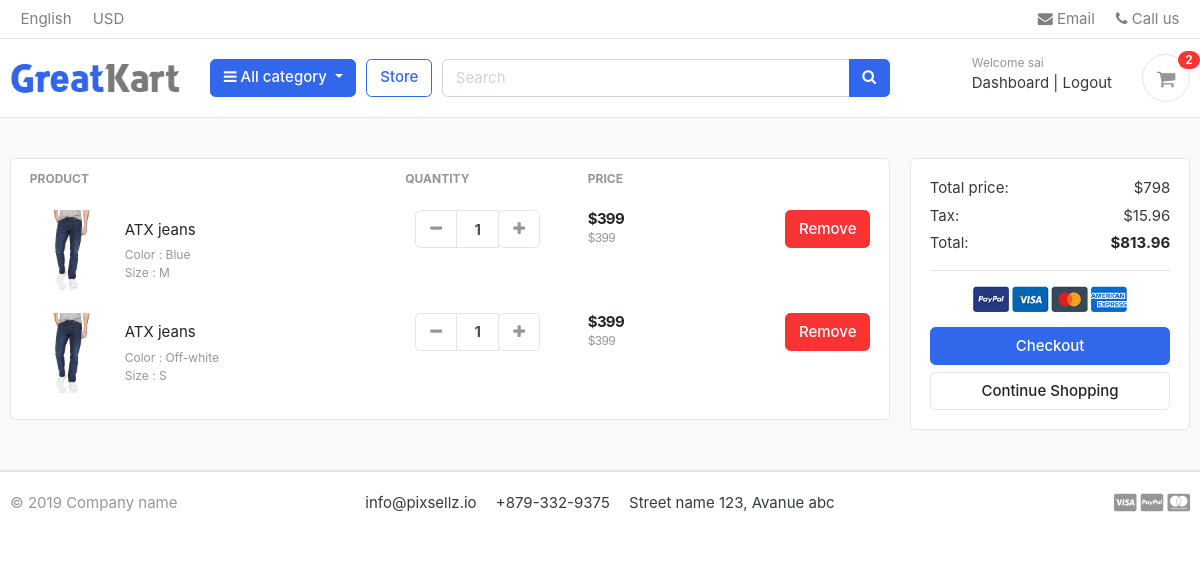
The app's page /cart/ (signed in), older data.
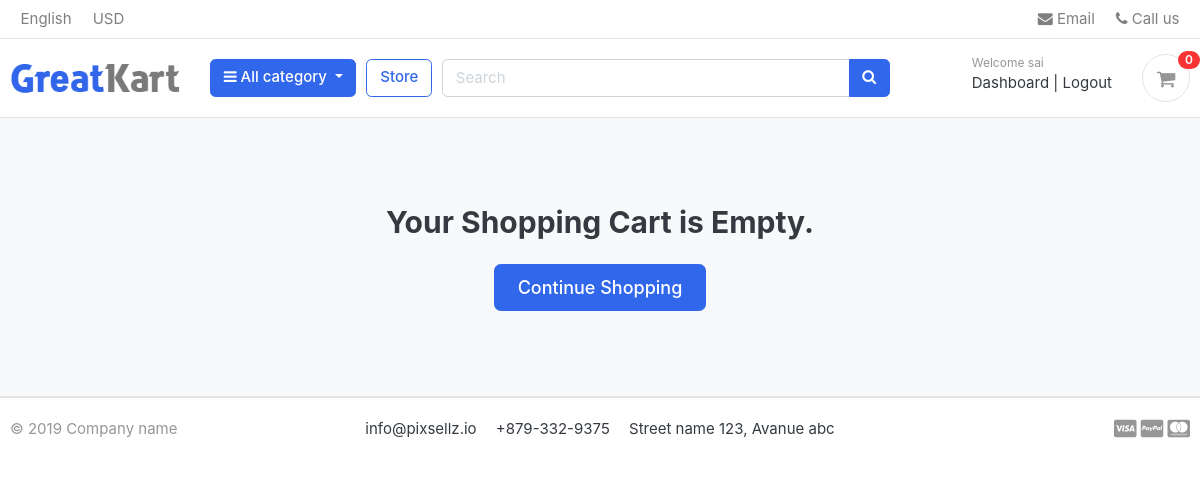
The same page, newer data.
### carts/models.py (models this page shows, shortened)
class CartItem(models.Model):
    user = models.ForeignKey(Account,on_delete=models.CASCADE,null= True )
    product = models.ForeignKey(Product,on_delete=models.CASCADE)
    variation= models.ManyToManyField(Variation, blank=True)
    cart = models.ForeignKey(Cart,on_delete=models.CASCADE, null=True)
    quantity = models.IntegerField()
    is_active = models.BooleanField(default=True)
    def sub_total(self):
        return self.product.price * self.quantity

class Variation(models.Model):
    product = models.ForeignKey(Product,on_delete=models.CASCADE)
    variation_category = models.CharField(max_length=100,choices= variation_category_values)
    variation_value = models.CharField(max_length=100)
    is_active = models.BooleanField(default=True)
    created_date = models.DateField(auto_now_add=True)
    objects = VariationManager()

### store/models.py (models this page shows, shortened)
class Product(models.Model):
    product_name = models.CharField(max_length=200, unique= True)
    slug = models.SlugField(max_length=230, unique= True)
    description  = models.TextField(max_length=500, blank= True)
    price = models.IntegerField()
    image = models.ImageField(upload_to='photos/categories')
    stock = models.IntegerField()
    is_available = models.BooleanField(default=True)
    category = models.ForeignKey(Category, on_delete=models.CASCADE)
    created_date = models.DateTimeField(auto_now_add=True)
    modified_date = models.DateTimeField(auto_now=True)
    def get_url(self):
        return reverse('product_detail',args=[self.category.slug,self.slug])

### carts/views.py (the view)
# urls.py: path('cart/',include('carts.urls')),
def cart(request, total = 0,quantity = 0,cart_items = 0):
    try:
        tax = 0
        grand_total = 0
        if request.user.is_authenticated:
            cart_items = CartItem.objects.filter(user=request.user,is_active = True)
        else:
            cart = Cart.objects.get(cart_id = _cart_id(request))
            cart_items = CartItem.objects.filter(cart=cart,is_active = True)
        for cart_item in cart_items:
            total += (cart_item.product.price * cart_item.quantity)
            quantity += (cart_item.quantity)
        tax = (2 * total)/100
        grand_total  = tax + total
    except ObjectDoesNotExist:
        pass
    context = {
        "total":total,
        "quantity":quantity,
        "cart_items":cart_items,
        "tax": tax,
        "grand_total":grand_total
    }
    return render(request,'store/cart.html',context)

### carts/context_processors.py (called while the page is built)
def counter(request):
    cart_count = 0
    if 'admin' in request.path:
        return {}
    try:
        cart = Cart.objects.filter(cart_id = _cart_id(request))
        if request.user.is_authenticated:
            cart_items = CartItem.objects.all().filter(user=request.user)
        else:
            cart_items = CartItem.objects.all().filter(cart= cart[:1])
        for cart_item in cart_items:
            cart_count += cart_item.quantity
    except Cart.DoesNotExist:
        cart_count = 0
    return dict(cart_count=cart_count)

### carts/views.py (called while the page is built)
def _cart_id(request):
    cart = request.session.session_key
    if not cart:
        cart = request.session.create()
    return cart

### category/context_processors.py (called while the page is built)
def menu_links(request):
    return {"links" : Category.objects.all()}

### category/models.py (called while the page is built)
    def get_url(self):
        return reverse('products_by_category',args=[self.slug])

### templates/store/cart.html (shortened to what this page needs)
{% extends 'base.html' %}
{% block content %}
{% load static %}
<section class="section-content padding-y bg">
<div class="container">
<div class="row">
{% if not cart_items %}
	<div class="col-12 text-center py-5">
    <h2 class="mb-4">Your Shopping Cart is Empty.</h2>
    <a href="{% url 'store' %}" class="btn btn-primary btn-lg px-4">
        Continue Shopping
    </a>
	</div>
{% else %}
	<aside class="col-lg-9">
<div class="card">
<table class="table table-borderless table-shopping-cart">
<thead class="text-muted">
<tr class="small text-uppercase">
  <th scope="col">Product</th>
  <th scope="col" width="120">Quantity</th>
  <th scope="col" width="120">Price</th>
  <th scope="col" class="text-right" width="200"> </th>
</tr>
</thead>
<tbody>
	{% for cart_item in cart_items %}
<tr>
	<td>
		<figure class="itemside align-items-center">
			<div class="aside"><img src="{{ cart_item.product.image.url }}" class="img-sm"></div>
			<figcaption class="info">
				<a href="{{ cart_item.product.get_url }}" class="title text-dark">{{ cart_item.product.product_name }}</a>
				<p class="text-muted small">
					{% if cart_item.variation.all %}
						{% for item in cart_item.variation.all %}
							{{  item.variation_category  | capfirst }} : {{ item.variation_value | capfirst }}
						<br>
						{% endfor %}
					{% endif %}
				</p>
			</figcaption>
		</figure>
	</td>
	<td>
					<div class="col">
						<div class="input-group input-spinner">
							<div class="input-group-prepend">
									<a href="{% url 'remove_cart' cart_item.product.id  cart_item.id %}" class="btn btn-light" type="button" id="button-plus"> <i class="fa fa-minus"></i> </a>
							</div>
							<input type="text" class="form-control"  value="{{ cart_item.quantity }}">
							<div class="input-group-append">
								<form action="{%  url 'add_cart' cart_item.product.id  %}" method="POST">
									<button  class="btn btn-light" type="submit" id="button-minus"> <i class="fa fa-plus"></i> </button>
								</form>
							</div>
						</div>
					</div>
	</td>
	<td>
		<div class="price-wrap">
			<var class="price">${{ cart_item.sub_total }}</var>
			<small class="text-muted"> ${{ cart_item.product.price }}</small>
		</div>
	</td>
	<td class="text-right">
	<a href="{% url 'remove_cart_item' cart_item.product.id cart_item.id %}" class="btn btn-danger" onclick="return confirm('Are you sure you want to delete this item')"> Remove</a>
	</td>
	{% endfor %}
</tr>
</tbody>
</table>
</div>
	</aside>
	<aside class="col-lg-3">
		<div class="card">
		<div class="card-body">
			<dl class="dlist-align">
			  <dt>Total price:</dt>
			  <dd class="text-right">${{ total }}</dd>
			</dl>
			<dl class="dlist-align">
			  <dt>Tax:</dt>
			  <dd class="text-right"> ${{ tax }}</dd>
			</dl>
			<dl class="dlist-align">
			  <dt>Total:</dt>
			  <dd class="text-right text-dark b"><strong>${{ grand_total }}</strong></dd>
			</dl>
			<hr>
			<p class="text-center mb-3">
				<img src="{% static './images/misc/payments.png' %}" height="26">
			</p>
			<a href="{% url 'checkout' %}" class="btn btn-primary btn-block"> Checkout </a>
			<a href="{% url 'store' %}" class="btn btn-light btn-block">Continue Shopping</a>
		</div>
		</div>
</aside>
{% endif %}
</div>
</div>
</section>
{% endblock %}

### templates/includes/navbar.html (shortened to what this page needs)
{% load static %}
<header class="section-header">
<nav class="navbar p-md-0 navbar-expand-sm navbar-light border-bottom">
<div class="container">
  <div class="collapse navbar-collapse" id="navbarTop4">
    <ul class="navbar-nav mr-auto">
    	<li class="nav-item dropdown">
		 	<a href="#" class="nav-link">   English </a>
		</li>
		<li class="nav-item dropdown">
			<a href="#" class="nav-link"> USD </a>
		</li>
    </ul>
    <ul class="navbar-nav">
		<li><a href="#" class="nav-link"> <i class="fa fa-envelope"></i> Email </a></li>
		<li><a href="#" class="nav-link"> <i class="fa fa-phone"></i> Call us </a></li>
	</ul>
  </div>
</div>
</nav>
<section class="header-main border-bottom">
	<div class="container">
<div class="row align-items-center">
	<div class="col-lg-2 col-md-3 col-6">
		<a href="{% url 'home' %}" class="brand-wrap">
			<img class="logo" src="{% static './images/logo.png' %}">
		</a>
	</div>
	<div class="col-lg col-sm col-md col-6 flex-grow-0">
		<div class="category-wrap dropdown d-inline-block float-right">
			<button type="button" class="btn btn-primary dropdown-toggle" data-toggle="dropdown">
				<i class="fa fa-bars"></i> All category
			</button>
		</div>
	</div>
	<a href="{% url 'store' %}" class="btn btn-outline-primary">Store</a>
	<div class="col-lg  col-md-6 col-sm-12 col">
		<form action="{% url 'search' %}" method="GET" class="search">
			<div class="input-group w-100">
			    <input type="text" class="form-control" style="width:60%;" placeholder="Search" name="keyword">
			    <div class="input-group-append">
			      <button class="btn btn-primary" type="submit">
			        <i class="fa fa-search"></i>
			      </button>
			    </div>
		    </div>
		</form>
	</div>
	<div class="col-lg-3 col-sm-6 col-8 order-2 order-lg-3">
				<div class="d-flex justify-content-end mb-3 mb-lg-0">
				{% if user.id is not None %}
					<div class="widget-header">
							<small class="title text-muted">Welcome {{user.first_name}}</small>
							<div>
								<a href="{% url 'dashboard' %}">Dashboard</a> <span class="dark-transp"> | </span>
								<a href="{% url 'logout' %}">Logout</a>
							</div>
						</div>
				{% endif %}
					<a href="{% url 'cart' %}" class="widget-header pl-3 ml-3">
						<div class="icon icon-sm rounded-circle border"><i class="fa fa-shopping-cart"></i></div>
						<span class="badge badge-pill badge-danger notify">{{ cart_count }}</span>
					</a>
				</div>
			</div>
</div>
	</div>
</section>
</header>

Row changes from the older to the newer data that the page shows:
removed CartItem: product.image (picture), product.product_name "ATX jeans", quantity "1", sub_total "399", product.price "399"
no longer on this page (row unchanged): Variation: variation_category "Color", variation_value "Blue", shown under "ATX jeans"
no longer on this page (row unchanged): Variation: variation_category "Size", variation_value "M", shown under "ATX jeans"
removed CartItem: product.image (picture), product.product_name "ATX jeans", quantity "1", sub_total "399", product.price "399"
no longer on this page (row unchanged): Variation: variation_category "Color", variation_value "Off-white", shown under "ATX jeans"
no longer on this page (row unchanged): Variation: variation_category "Size", variation_value "S", shown under "ATX jeans"
Text that changed along with them:
{{ cart_count }}: "2" → "0"
{{ total }}: "798" → (not shown)
{{ tax }}: "15.96" → (not shown)
{{ grand_total }}: "813.96" → (not shown)
text no longer shown: "PRODUCT QUANTITY PRICE Total price: $ Tax: $ Total: $ Checkout"
text now shown: "Your Shopping Cart is Empty."
